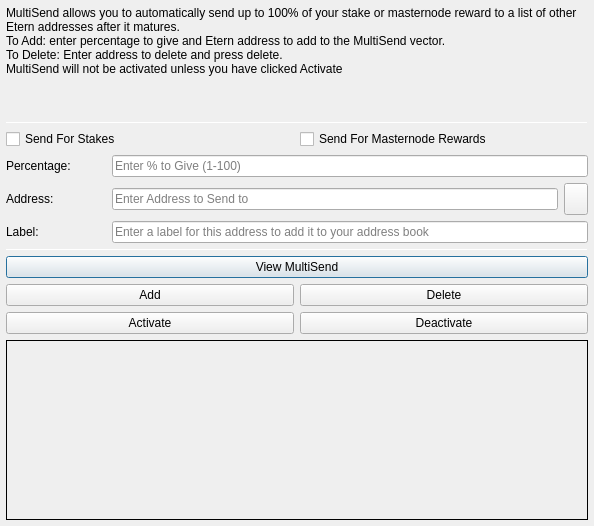
<?xml version="1.0" encoding="UTF-8"?>
<ui version="4.0">
 <class>MultiSendDialog</class>
 <widget class="QDialog" name="MultiSendDialog">
  <property name="windowModality">
   <enum>Qt::NonModal</enum>
  </property>
  <property name="geometry">
   <rect>
    <x>0</x>
    <y>0</y>
    <width>594</width>
    <height>526</height>
   </rect>
  </property>
  <property name="windowTitle">
   <string>MultiSend</string>
  </property>
  <layout class="QVBoxLayout" name="verticalLayout" stretch="0">
   <property name="leftMargin">
    <number>6</number>
   </property>
   <property name="topMargin">
    <number>6</number>
   </property>
   <property name="rightMargin">
    <number>6</number>
   </property>
   <property name="bottomMargin">
    <number>6</number>
   </property>
   <item>
    <layout class="QVBoxLayout" name="verticalLayout_Main" stretch="1,1,1,0,1,1,1">
     <item>
      <widget class="QLabel" name="label_2">
       <property name="lineWidth">
        <number>1</number>
       </property>
       <property name="text">
        <string>MultiSend allows you to automatically send up to 100% of your stake or masternode reward to a list of other Etern addresses after it matures.
To Add: enter percentage to give and Etern address to add to the MultiSend vector.
To Delete: Enter address to delete and press delete.
MultiSend will not be activated unless you have clicked Activate</string>
       </property>
       <property name="alignment">
        <set>Qt::AlignLeading|Qt::AlignLeft|Qt::AlignTop</set>
       </property>
       <property name="wordWrap">
        <bool>true</bool>
       </property>
      </widget>
     </item>
     <item>
      <widget class="Line" name="line">
       <property name="minimumSize">
        <size>
         <width>0</width>
         <height>1</height>
        </size>
       </property>
       <property name="maximumSize">
        <size>
         <width>16777215</width>
         <height>1</height>
        </size>
       </property>
       <property name="orientation">
        <enum>Qt::Horizontal</enum>
       </property>
      </widget>
     </item>
     <item>
      <layout class="QVBoxLayout" name="verticalLayout_Settings">
       <item>
        <layout class="QHBoxLayout" name="horizontalLayout">
         <item>
          <widget class="QCheckBox" name="multiSendStakeCheckBox">
           <property name="text">
            <string>Send For Stakes</string>
           </property>
          </widget>
         </item>
         <item>
          <widget class="QCheckBox" name="multiSendMasternodeCheckBox">
           <property name="text">
            <string>Send For Masternode Rewards</string>
           </property>
          </widget>
         </item>
        </layout>
       </item>
       <item>
        <layout class="QHBoxLayout" name="horizontalLayout_6">
         <item>
          <widget class="QLabel" name="label">
           <property name="minimumSize">
            <size>
             <width>100</width>
             <height>0</height>
            </size>
           </property>
           <property name="toolTip">
            <string>Percentage of stake to send</string>
           </property>
           <property name="text">
            <string>Percentage:</string>
           </property>
          </widget>
         </item>
         <item>
          <widget class="QLineEdit" name="multiSendPercentEdit">
           <property name="toolTip">
            <string>Enter whole numbers 1 - 100</string>
           </property>
           <property name="placeholderText">
            <string>Enter % to Give (1-100)</string>
           </property>
          </widget>
         </item>
        </layout>
       </item>
       <item>
        <layout class="QHBoxLayout" name="horizontalLayout_7">
         <item>
          <widget class="QLabel" name="label_5">
           <property name="minimumSize">
            <size>
             <width>100</width>
             <height>0</height>
            </size>
           </property>
           <property name="toolTip">
            <string>Address to send portion of stake to</string>
           </property>
           <property name="text">
            <string>Address:</string>
           </property>
          </widget>
         </item>
         <item>
          <widget class="QLineEdit" name="multiSendAddressEdit">
           <property name="toolTip">
            <string/>
           </property>
           <property name="placeholderText">
            <string>Enter Address to Send to</string>
           </property>
          </widget>
         </item>
         <item>
          <widget class="QToolButton" name="addressBookButton">
           <property name="maximumSize">
            <size>
             <width>16777215</width>
             <height>32</height>
            </size>
           </property>
           <property name="toolTip">
            <string>Choose an address from the address book</string>
           </property>
           <property name="text">
            <string/>
           </property>
           <property name="icon">
            <iconset resource="../etern.qrc">
             <normaloff>:/icons/address-book</normaloff>:/icons/address-book</iconset>
           </property>
           <property name="shortcut">
            <string>Alt+A</string>
           </property>
          </widget>
         </item>
        </layout>
       </item>
      </layout>
     </item>
     <item>
      <layout class="QHBoxLayout" name="horizontalLayout_3">
       <item>
        <widget class="QLabel" name="label_3">
         <property name="minimumSize">
          <size>
           <width>100</width>
           <height>0</height>
          </size>
         </property>
         <property name="text">
          <string>Label:</string>
         </property>
        </widget>
       </item>
       <item>
        <widget class="QLineEdit" name="labelAddressLabelEdit">
         <property name="placeholderText">
          <string>Enter a label for this address to add it to your address book</string>
         </property>
        </widget>
       </item>
      </layout>
     </item>
     <item>
      <widget class="Line" name="line_2">
       <property name="minimumSize">
        <size>
         <width>0</width>
         <height>1</height>
        </size>
       </property>
       <property name="maximumSize">
        <size>
         <width>16777215</width>
         <height>1</height>
        </size>
       </property>
       <property name="orientation">
        <enum>Qt::Horizontal</enum>
       </property>
      </widget>
     </item>
     <item>
      <layout class="QVBoxLayout" name="verticalLayout_Buttons">
       <item>
        <layout class="QHBoxLayout" name="horizontalLayout_4">
         <item>
          <widget class="QPushButton" name="viewButton">
           <property name="toolTip">
            <string/>
           </property>
           <property name="statusTip">
            <string>View MultiSend Vector</string>
           </property>
           <property name="text">
            <string>View MultiSend</string>
           </property>
          </widget>
         </item>
        </layout>
       </item>
       <item>
        <layout class="QHBoxLayout" name="horizontalLayout_2">
         <item>
          <widget class="QPushButton" name="addButton">
           <property name="toolTip">
            <string/>
           </property>
           <property name="statusTip">
            <string>Add to MultiSend Vector</string>
           </property>
           <property name="text">
            <string>Add</string>
           </property>
          </widget>
         </item>
         <item>
          <widget class="QPushButton" name="deleteButton">
           <property name="toolTip">
            <string/>
           </property>
           <property name="statusTip">
            <string>Delete Address From MultiSend Vector</string>
           </property>
           <property name="text">
            <string>Delete</string>
           </property>
          </widget>
         </item>
        </layout>
       </item>
       <item>
        <layout class="QHBoxLayout" name="horizontalLayout_5">
         <item>
          <widget class="QPushButton" name="activateButton">
           <property name="statusTip">
            <string>Activate MultiSend</string>
           </property>
           <property name="text">
            <string>Activate</string>
           </property>
          </widget>
         </item>
         <item>
          <widget class="QPushButton" name="disableButton">
           <property name="statusTip">
            <string>Deactivate MultiSend</string>
           </property>
           <property name="text">
            <string>Deactivate</string>
           </property>
          </widget>
         </item>
        </layout>
       </item>
      </layout>
     </item>
     <item>
      <widget class="QLabel" name="message">
       <property name="minimumSize">
        <size>
         <width>0</width>
         <height>180</height>
        </size>
       </property>
       <property name="frameShape">
        <enum>QFrame::Panel</enum>
       </property>
       <property name="frameShadow">
        <enum>QFrame::Plain</enum>
       </property>
       <property name="lineWidth">
        <number>1</number>
       </property>
       <property name="midLineWidth">
        <number>1</number>
       </property>
       <property name="text">
        <string/>
       </property>
       <property name="alignment">
        <set>Qt::AlignLeading|Qt::AlignLeft|Qt::AlignTop</set>
       </property>
       <property name="wordWrap">
        <bool>true</bool>
       </property>
      </widget>
     </item>
    </layout>
   </item>
  </layout>
 </widget>
 <resources>
  <include location="../etern.qrc"/>
 </resources>
 <connections/>
</ui>
